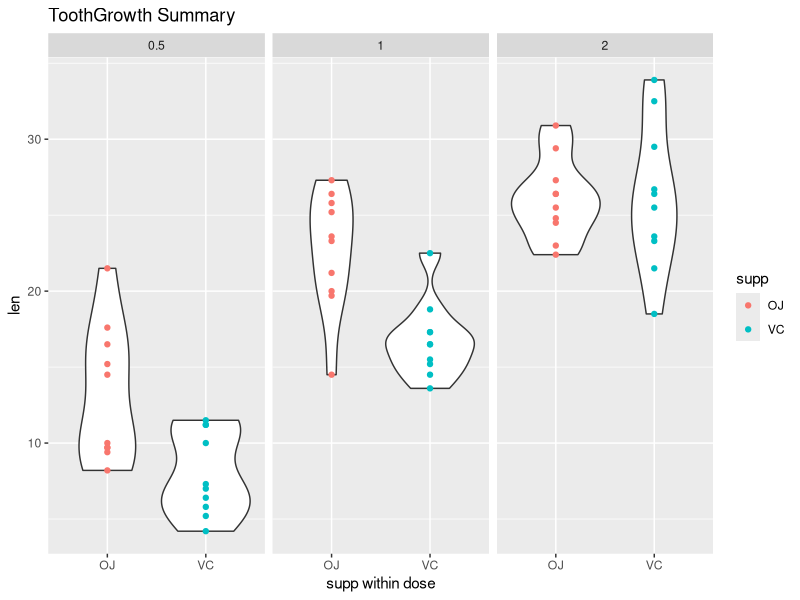

Write the R code that produced this figure.
## ---- chunk 1
library(xtable)
data(ToothGrowth)
print(xtable(summary(ToothGrowth)), type="latex", comment=FALSE)
## ---- chunk 2
print(xtable(table(ToothGrowth[, 2:3])), type="latex", comment=FALSE)
## ---- chunk 3
library(ggplot2)
p <- ggplot(ToothGrowth, aes(x = supp, y = len, group = dose))
p + facet_grid(. ~ dose) + geom_violin(aes(group = supp)) +  geom_point(aes(col = supp)) +
 labs(title = "ToothGrowth Summary", x="supp within dose")
## ---- chunk 4
t.test(subset(ToothGrowth, dose<=0.5, len), subset(ToothGrowth, dose>.5, len),
       alternative = "less", paired = FALSE, var.equal=FALSE)
## ---- chunk 5
t.test(subset(ToothGrowth, supp=="VC" & dose>0.5, len), 
       subset(ToothGrowth, supp=="OJ" & dose>0.5, len),
       alternative = "two.sided", paired = FALSE, var.equal=TRUE)
